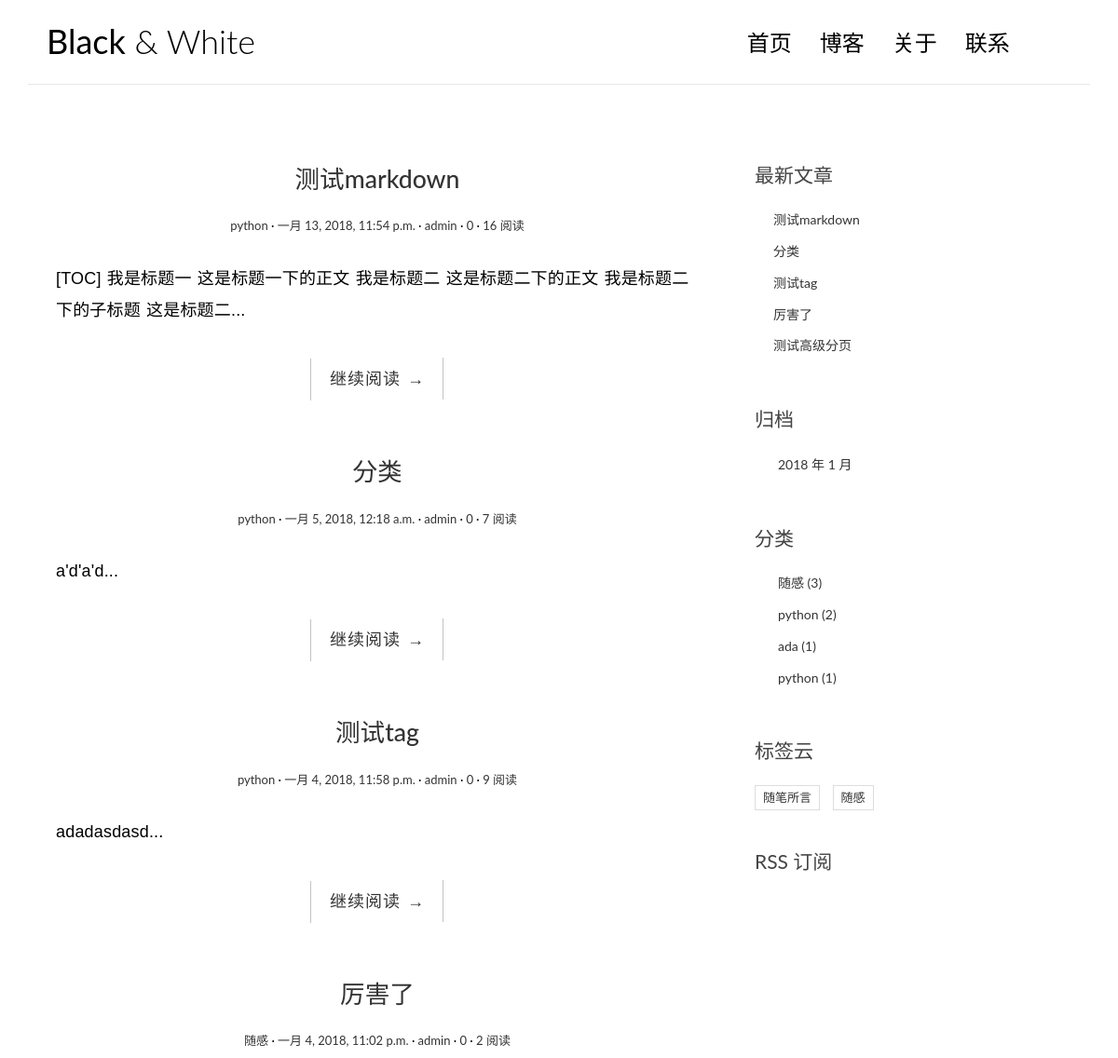
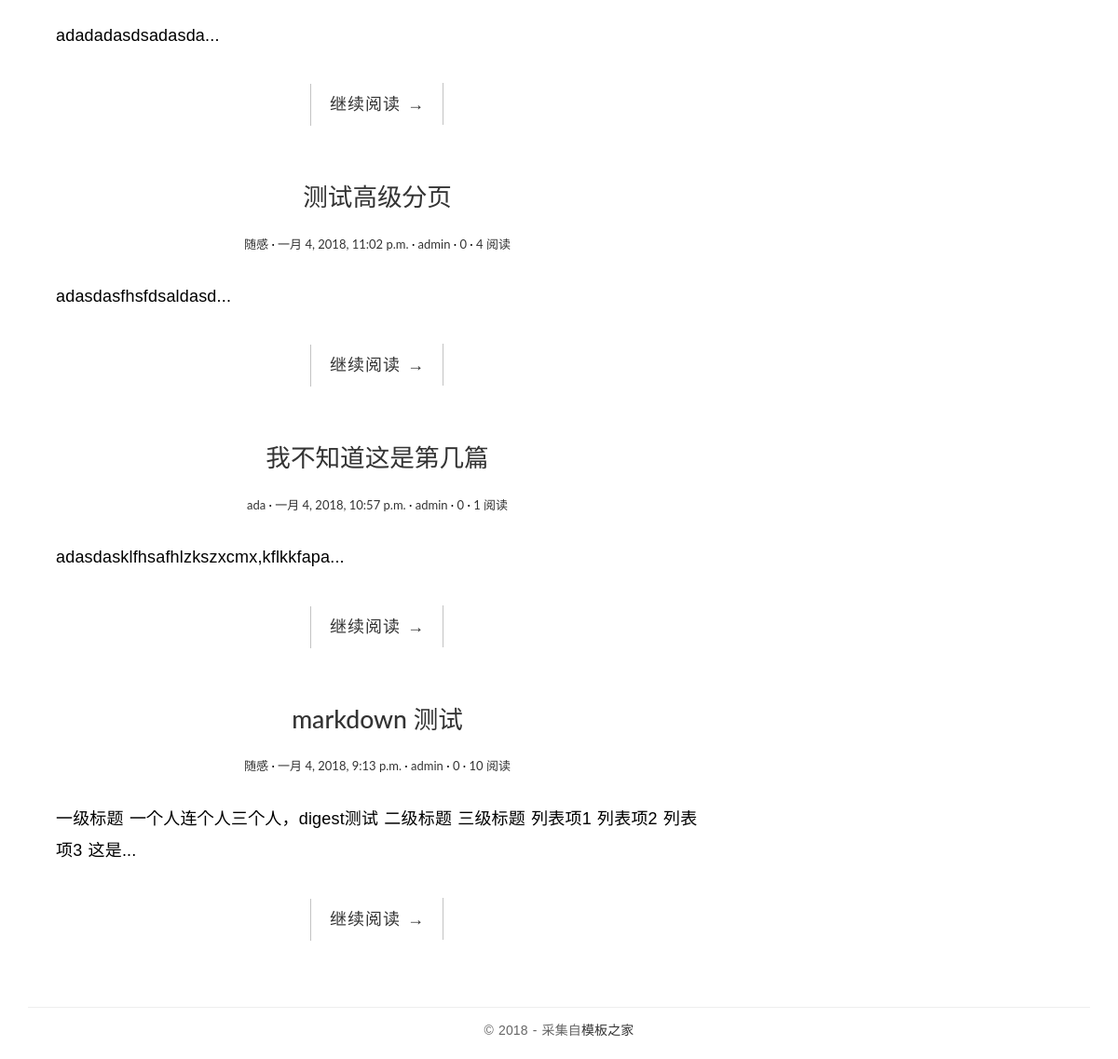
Screenshot of /blog/ with the database file from the repository (2 pictures, top to bottom).
### blog/models.py (models this page shows, shortened)
@python_2_unicode_compatible
class Post(models.Model):
    title = models.CharField(max_length=70)
    body = models.TextField()
    createdTime = models.DateTimeField()
    modifiedTime = models.DateField()
    excerpt = models.CharField(max_length=200,blank=True)
    category = models.ForeignKey(Category)
    tags = models.ManyToManyField(Tag)
    author = models.ForeignKey(User)
    views = models.PositiveIntegerField(default=0)
    def get_absolute_url(self):
        return reverse('blog:detail',kwargs={'pk':self.pk})
    class Meta():
        ordering = ['-createdTime']

@python_2_unicode_compatible
class Category(models.Model):
    name = models.CharField(max_length=100)

@python_2_unicode_compatible
class Tag(models.Model):
    name = models.CharField(max_length=100)

### blog/views.py (the view)
# urls.py: url(r'^blog/$', views.blog, name='blog'),
def blog(request):
    post_list = Post.objects.all().order_by('-createdTime')
    return render(request,'blog/full-width.html',context={'post_list':post_list})

### blog/templatetags/blog_tags.py (called while the page is built)
@register.simple_tag
def get_recent_posts(num=5):
    return Post.objects.all().order_by('-createdTime')[:num]

@register.simple_tag
def archives():
    return Post.objects.dates('createdTime','month',order='DESC')

@register.simple_tag
def get_categories():
    return Category.objects.annotate(num_posts=Count('post')).filter(num_posts__gt=0)

@register.simple_tag
def get_tags():
    return Tag.objects.annotate(num_posts=Count('post')).filter(num_posts__gt=0)

### templates/blog/full-width.html
{% extends 'base.html' %}
{% block main %}
	{% for post in post_list %}
        <article class="post post-{{post.pk}}">
            <header class="entry-header">
                <h1 class="entry-title">
                    <a href="{{post.get_absolute_url}}">{{post.title}}</a>
                </h1>
                <div class="entry-meta">
                    <span class="post-category"><a href="#">{{post.category.name}}</a></span>
                    <span class="post-date"><a href="#"><time class="entry-date" datetime="{{post.createdTime}}">{{post.createdTime}}</time></a></span>
                    <span class="post-author"><a href="#">{{post.author}}</a></span>
                    <span class="comments-link"><a href="#">{{comment_list|length}}</a></span>
                    <span class="views-count"><a href="{{post.get_absolute_url}}">{{post.views}} 阅读</a></span>
                </div>
            </header>
            <div class="entry-content clearfix">
                <p>{{post.excerpt}}...</p>
                <div class="read-more cl-effect-14">
                    <a href="{{post.get_absolute_url}}" class="more-link">继续阅读 <span class="meta-nav">→</span></a>
                </div>
            </div>
        </article>
    {% empty %}
        <div class="no-post">暂时还没有发布的文章！</div>
    {% endfor %}
{% endblock main %}

### templates/base.html (shortened to what this page needs)
{% load staticfiles %}
{% load blog_tags %}
<!DOCTYPE html>
<html>
<head>
    <link rel="stylesheet" href="http://code.ionicframework.com/ionicons/2.0.1/css/ionicons.min.css">
    <link rel="stylesheet" href="{% static 'blog/css/bootstrap.min.css' %}">
    <link rel="stylesheet" href="{% static 'blog/css/pace.css' %}">
    <link rel="stylesheet" href="{% static 'blog/css/custom.css' %}">
</head>
<body>
<div class="container">
    <header id="site-header">
        <div class="row">
            <div class="col-md-4 col-sm-5 col-xs-8">
                <div class="logo">
                    <h1><a href="{% url 'blog:index' %}"><b>Black</b> &amp; White</a></h1>
                </div>
            </div>
            <div class="col-md-8 col-sm-7 col-xs-4">
                <nav class="main-nav" role="navigation">
                    <div class="collapse navbar-collapse" id="bs-example-navbar-collapse-1">
                        <ul class="nav navbar-nav navbar-right">
                            <li class="cl-effect-11"><a href="{% url 'blog:index' %}" data-hover="首页">首页</a></li>
                            <li class="cl-effect-11"><a href="{% url 'blog:blog' %}" data-hover="博客">博客</a></li>
                            <li class="cl-effect-11"><a href="{% url 'blog:about' %}" data-hover="关于">关于</a></li>
                            <li class="cl-effect-11"><a href="{% url 'blog:contact' %}" data-hover="联系">联系</a></li>
                        </ul>
                    </div>
                </nav>
            </div>
        </div>
    </header>
</div>
<div class="content-body">
    <div class="container">
        <div class="row">
            <main class="col-md-8">
                {% block main %}
                {% endblock main %}
            </main>
            <aside class="col-md-4">
                <div class="widget widget-recent-posts">
                    <h3 class="widget-title">最新文章</h3>
                    {% get_recent_posts as recent_post_list %}
                    <ul>
                        {% for post in recent_post_list %}
                        <li>
                            <a href="{{ post.get_absolute_url }}">{{ post.title }}</a>
                        </li>
                        {% empty %}
                            暂无文章!
                        {% endfor %}
                    </ul>
                </div>
                <div class="widget widget-archives">
                    <h3 class="widget-title">归档</h3>
                    {% archives as data_list %}
                    <ul>
                        {% for data in data_list %}
                        <li>
                            <a href="{% url 'blog:archives' data.year data.month %}">{{ data.year }} 年 {{ data.month }} 月</a>
                        </li>
                        {% empty %}
                            暂无归档！
                        {% endfor %}
                    </ul>
                </div>
                <div class="widget widget-category">
                    <h3 class="widget-title">分类</h3>
                    {% get_categories as category_list %}
                    <ul>
                        {% for category in category_list %}
                        <li>
                            <a href="{% url 'blog:category' category.pk %}">{{ category.name }}
                                <span class="post-count">({{category.num_posts}})</span>
                            </a>
                        </li>
                        {% empty %}
                            暂无分类！
                        {% endfor %}
                    </ul>
                </div>
                <div class="widget widget-tag-cloud">
                    <h3 class="widget-title">标签云</h3>
                    {% get_tags as tag_list %}
                    <ul>
                        {% for tag in tag_list %}
                        <li>
                            <a href="{% url 'blog:tag' tag.pk %}">{{ tag.name }}</a>
                        </li>
                        {% empty %}
                            暂无标签！
                        {% endfor %}
                    </ul>
                </div>
                <div class="rss">
                    <a href="{% url 'rss' %}"> RSS 订阅</a>
                </div>
            </aside>
        </div>
    </div>
</div>
<footer id="site-footer">
    <div class="container">
        <div class="row">
            <div class="col-md-12">
                <p class="copyright">&copy 2018 - 采集自<a href="http://www.cssmoban.com/"
                                                        target="_blank" title="模板之家">模板之家</a>
                </p>
            </div>
        </div>
    </div>
</footer>
</body>
</html>

### blog/static/blog/css/custom.css (style rules this page uses)
* { outline: none; }
h1, h2, h3, h4, h5, h6 { margin-top: 0; }
b { font-weight: 400; }
a { color: #333; }
body { color: #444; font-family: 'Lato', sans-serif; }
p { font-family: 'Ubuntu', sans-serif; font-weight: 400; word-spacing: 1px; letter-spacing: 0.01em; }
#site-header { background-color: #FFF; padding: 25px 20px; margin-bottom: 40px; border-bottom: 1px solid #e7e7e7; }
.logo h1 a { color: #000; }
.logo h1 { margin: 0; font-family: 'Lato', sans-serif; font-weight: 300; }
.main-nav { margin-top: 11px; max-width: 95%; }
.main-nav a { color: #000000 !important; padding: 0 0 5px 0 !important; margin-right: 30px; font-family: 'Lato', sans-serif; font-weight: 300; font-size: 24px; }
.cl-effect-11 a { padding: 10px 0; color: #0972b4; text-shadow: none; }
.cl-effect-11 a::before { position: absolute; top: 0; left: 0; overflow: hidden; padding: 0 0 5px 0 !important; max-width: 0; border-bottom: 1px solid #000; color: #000; content: attr(data-hover); white-space: nowrap; -webkit-transition: max-width 0.5s; -moz-transition: max-width 0.5s; transition: max-width 0.5s; }
.content-body { padding-bottom: 4em; }
.post { background: #fff; padding: 30px 30px 0; }
.entry-title { text-align: center; font-size: 1.9em; margin-bottom: 20px; line-height: 1.6; padding: 10px 20px 0; }
.entry-meta { text-align: center; color: #DDDDDD; font-size: 13px; margin-bottom: 30px; }
.entry-content { font-size: 18px; line-height: 1.9; font-weight: 300; color: #000; }
.post-category::after, .post-date::after, .post-author::after, .comments-link::after { content: ' ·'; color: #000; }
.read-more { font-family: 'Ubuntu', sans-serif; font-weight: 400; word-spacing: 1px; letter-spacing: 0.01em; text-align: center; margin-top: 20px; }
.cl-effect-14 a { padding: 0 20px; height: 45px; line-height: 45px; position: relative; display: inline-block; margin: 15px 25px; letter-spacing: 1px; font-weight: 400; text-shadow: 0 0 1px rgba(255, 255, 255, 0.3); }
.cl-effect-14 a::before, .cl-effect-14 a::after { position: absolute; width: 45px; height: 1px; background: #C3C3C3; content: ''; -webkit-transition: all 0.3s; -moz-transition: all 0.3s; transition: all 0.3s; pointer-events: none; }
.cl-effect-14 a::before { top: 0; left: 0; -webkit-transform: rotate(90deg); -moz-transform: rotate(90deg); transform: rotate(90deg); -webkit-transform-origin: 0 0; -moz-transform-origin: 0 0; transform-origin: 0 0; }
.cl-effect-14 a::after { right: 0; bottom: 0; -webkit-transform: rotate(90deg); -moz-transform: rotate(90deg); transform: rotate(90deg); -webkit-transform-origin: 100% 0; -moz-transform-origin: 100% 0; transform-origin: 100% 0; }
.widget { background: #fff; padding: 30px 0 0; }
.widget-title { font-size: 1.5em; margin-bottom: 20px; line-height: 1.6; padding: 10px 0 0; font-weight: 400; }
.widget-recent-posts ul { padding: 0; margin: 0; padding-left: 20px; }
.widget-recent-posts ul li { list-style-type: none; position: relative; line-height: 170%; margin-bottom: 10px; }
.widget-recent-posts ul li::before { content: '\f3d3'; font-family: "Ionicons"; position: absolute; left: -17px; top: 3px; font-size: 16px; color: #000; }
.widget-archives ul { padding: 0; margin: 0; padding-left: 25px; }
.widget-archives ul li { list-style-type: none; position: relative; line-height: 170%; margin-bottom: 10px; }
.widget-archives ul li::before { content: '\f3f3'; font-family: "Ionicons"; position: absolute; left: -25px; top: 1px; font-size: 16px; color: #000; }
.widget-category ul { padding: 0; margin: 0; padding-left: 25px; }
.widget-category ul li { list-style-type: none; position: relative; line-height: 170%; margin-bottom: 10px; }
.widget-category ul li::before { content: '\f3fe'; font-family: "Ionicons"; position: absolute; left: -25px; top: 1px; font-size: 18px; color: #000; }
.widget-tag-cloud ul { padding: 0; margin: 0; margin-right: -10px; }
.widget-tag-cloud ul li { list-style-type: none; font-size: 13px; display: inline-block; margin-right: 10px; margin-bottom: 10px; padding: 3px 8px; border: 1px solid #ddd; }
.rss { font-size: 21px; margin-top: 30px; }
.rss a { color: #444; }
#site-footer { padding-top: 10px; padding: 0 0 1.5em 0; }
.copyright { text-align: center; padding-top: 1em; margin: 0; border-top: 1px solid #eee; color: #666; }

### rows the page displays
Post: title "测试markdown", category.name "python", createdTime "一月 13, 2018, 11:54 p.m.", author "admin", comment_list "0", views "16", excerpt "[TOC] 我是标题一 这是标题一下的正文 我是标题二 这是标题二下的正文 我是标题二下的子标题 这是标题二"
Post: title "分类", category.name "python", createdTime "一月 5, 2018, 12:18 a.m.", author "admin", comment_list "0", views "7", excerpt "a'd'a'd"
Post: title "测试tag", category.name "python", createdTime "一月 4, 2018, 11:58 p.m.", author "admin", comment_list "0", views "9", excerpt "adadasdasd"
Post: title "厉害了", category.name "随感", createdTime "一月 4, 2018, 11:02 p.m.", author "admin", comment_list "0", views "2", excerpt "adadadasdsadasda"
Post: title "测试高级分页", category.name "随感", createdTime "一月 4, 2018, 11:02 p.m.", author "admin", comment_list "0", views "4", excerpt "adasdasfhsfdsaldasd"
Post: title "我不知道这是第几篇", category.name "ada", createdTime "一月 4, 2018, 10:57 p.m.", author "admin", comment_list "0", views "1", excerpt "adasdasklfhsafhlzkszxcmx,kflkkfapa"
Post: title "markdown 测试", category.name "随感", createdTime "一月 4, 2018, 9:13 p.m.", author "admin", comment_list "0", views "10", excerpt "一级标题 一个人连个人三个人，digest测试 二级标题 三级标题 列表项1 列表项2 列表项3 这是"
Category: name "随感", num_posts "3"
Category: name "python", num_posts "2"
Category: name "ada", num_posts "1"
Category: name "python", num_posts "1"
Tag: name "随笔所言"
Tag: name "随感"

### other values shown
{{ data.year }} "2018"
{{ data.month }} "1"
